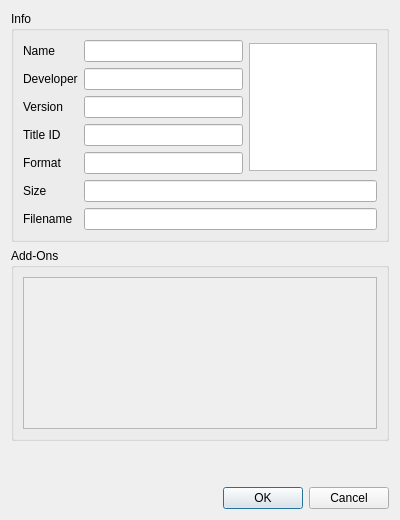
<?xml version="1.0" encoding="UTF-8"?>
<ui version="4.0">
 <class>ConfigurePerGameGeneral</class>
 <widget class="QDialog" name="ConfigurePerGameGeneral">
  <property name="geometry">
   <rect>
    <x>0</x>
    <y>0</y>
    <width>400</width>
    <height>520</height>
   </rect>
  </property>
  <property name="windowTitle">
   <string>ConfigurePerGameGeneral</string>
  </property>
  <layout class="QHBoxLayout" name="HorizontalLayout">
   <item>
    <layout class="QVBoxLayout" name="VerticalLayout">
     <item>
      <widget class="QGroupBox" name="GeneralGroupBox">
       <property name="title">
        <string>Info</string>
       </property>
       <layout class="QHBoxLayout" name="GeneralHorizontalLayout">
        <item>
         <layout class="QGridLayout" name="gridLayout_2">
          <item row="6" column="1" colspan="2">
           <widget class="QLineEdit" name="display_filename">
            <property name="enabled">
             <bool>true</bool>
            </property>
            <property name="readOnly">
             <bool>true</bool>
            </property>
           </widget>
          </item>
          <item row="0" column="1">
           <widget class="QLineEdit" name="display_name">
            <property name="enabled">
             <bool>true</bool>
            </property>
            <property name="readOnly">
             <bool>true</bool>
            </property>
           </widget>
          </item>
          <item row="1" column="0">
           <widget class="QLabel" name="label_2">
            <property name="text">
             <string>Developer</string>
            </property>
           </widget>
          </item>
          <item row="5" column="1" colspan="2">
           <widget class="QLineEdit" name="display_size">
            <property name="enabled">
             <bool>true</bool>
            </property>
            <property name="readOnly">
             <bool>true</bool>
            </property>
           </widget>
          </item>
          <item row="0" column="0">
           <widget class="QLabel" name="label">
            <property name="text">
             <string>Name</string>
            </property>
           </widget>
          </item>
          <item row="6" column="0">
           <widget class="QLabel" name="label_7">
            <property name="text">
             <string>Filename</string>
            </property>
           </widget>
          </item>
          <item row="2" column="0">
           <widget class="QLabel" name="label_3">
            <property name="text">
             <string>Version</string>
            </property>
           </widget>
          </item>
          <item row="4" column="0">
           <widget class="QLabel" name="label_5">
            <property name="text">
             <string>Format</string>
            </property>
           </widget>
          </item>
          <item row="2" column="1">
           <widget class="QLineEdit" name="display_version">
            <property name="enabled">
             <bool>true</bool>
            </property>
            <property name="readOnly">
             <bool>true</bool>
            </property>
           </widget>
          </item>
          <item row="4" column="1">
           <widget class="QLineEdit" name="display_format">
            <property name="enabled">
             <bool>true</bool>
            </property>
            <property name="readOnly">
             <bool>true</bool>
            </property>
           </widget>
          </item>
          <item row="5" column="0">
           <widget class="QLabel" name="label_6">
            <property name="text">
             <string>Size</string>
            </property>
           </widget>
          </item>
          <item row="1" column="1">
           <widget class="QLineEdit" name="display_developer">
            <property name="enabled">
             <bool>true</bool>
            </property>
            <property name="readOnly">
             <bool>true</bool>
            </property>
           </widget>
          </item>
          <item row="3" column="0">
           <widget class="QLabel" name="label_4">
            <property name="text">
             <string>Title ID</string>
            </property>
           </widget>
          </item>
          <item row="3" column="1">
           <widget class="QLineEdit" name="display_title_id">
            <property name="enabled">
             <bool>true</bool>
            </property>
            <property name="readOnly">
             <bool>true</bool>
            </property>
           </widget>
          </item>
          <item row="0" column="2" rowspan="5">
           <widget class="QGraphicsView" name="icon_view">
            <property name="sizePolicy">
             <sizepolicy hsizetype="Maximum" vsizetype="Maximum">
              <horstretch>0</horstretch>
              <verstretch>0</verstretch>
             </sizepolicy>
            </property>
            <property name="minimumSize">
             <size>
              <width>128</width>
              <height>128</height>
             </size>
            </property>
            <property name="maximumSize">
             <size>
              <width>128</width>
              <height>128</height>
             </size>
            </property>
            <property name="verticalScrollBarPolicy">
             <enum>Qt::ScrollBarAlwaysOff</enum>
            </property>
            <property name="horizontalScrollBarPolicy">
             <enum>Qt::ScrollBarAlwaysOff</enum>
            </property>
            <property name="sizeAdjustPolicy">
             <enum>QAbstractScrollArea::AdjustToContents</enum>
            </property>
            <property name="interactive">
             <bool>false</bool>
            </property>
           </widget>
          </item>
         </layout>
        </item>
       </layout>
      </widget>
     </item>
     <item>
      <widget class="QGroupBox" name="PerformanceGroupBox">
       <property name="title">
        <string>Add-Ons</string>
       </property>
       <layout class="QHBoxLayout" name="PerformanceHorizontalLayout">
        <item>
         <widget class="QScrollArea" name="scrollArea">
          <property name="widgetResizable">
           <bool>true</bool>
          </property>
          <widget class="QWidget" name="scrollAreaWidgetContents">
           <property name="geometry">
            <rect>
             <x>0</x>
             <y>0</y>
             <width>350</width>
             <height>169</height>
            </rect>
           </property>
          </widget>
         </widget>
        </item>
        <item>
         <layout class="QVBoxLayout" name="PerformanceVerticalLayout"/>
        </item>
       </layout>
      </widget>
     </item>
     <item>
      <spacer name="verticalSpacer">
       <property name="orientation">
        <enum>Qt::Vertical</enum>
       </property>
       <property name="sizeType">
        <enum>QSizePolicy::Fixed</enum>
       </property>
       <property name="sizeHint" stdset="0">
        <size>
         <width>20</width>
         <height>40</height>
        </size>
       </property>
      </spacer>
     </item>
     <item>
      <widget class="QDialogButtonBox" name="buttonBox">
       <property name="standardButtons">
        <set>QDialogButtonBox::Cancel|QDialogButtonBox::Ok</set>
       </property>
      </widget>
     </item>
    </layout>
   </item>
  </layout>
 </widget>
 <resources/>
 <connections>
  <connection>
   <sender>buttonBox</sender>
   <signal>accepted()</signal>
   <receiver>ConfigurePerGameGeneral</receiver>
   <slot>accept()</slot>
   <hints>
    <hint type="sourcelabel">
     <x>269</x>
     <y>567</y>
    </hint>
    <hint type="destinationlabel">
     <x>269</x>
     <y>294</y>
    </hint>
   </hints>
  </connection>
  <connection>
   <sender>buttonBox</sender>
   <signal>rejected()</signal>
   <receiver>ConfigurePerGameGeneral</receiver>
   <slot>reject()</slot>
   <hints>
    <hint type="sourcelabel">
     <x>269</x>
     <y>567</y>
    </hint>
    <hint type="destinationlabel">
     <x>269</x>
     <y>294</y>
    </hint>
   </hints>
  </connection>
 </connections>
</ui>
